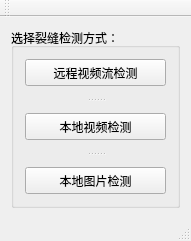
<?xml version="1.0" encoding="UTF-8"?>
<ui version="4.0">
 <class>CrackDetectProClass</class>
 <widget class="QMainWindow" name="CrackDetectProClass">
  <property name="geometry">
   <rect>
    <x>0</x>
    <y>0</y>
    <width>191</width>
    <height>241</height>
   </rect>
  </property>
  <property name="windowTitle">
   <string>CrackDetectPro</string>
  </property>
  <widget class="QWidget" name="centralWidget">
   <layout class="QVBoxLayout" name="verticalLayout">
    <item>
     <widget class="QGroupBox" name="groupBox">
      <property name="title">
       <string>选择裂缝检测方式：</string>
      </property>
      <layout class="QVBoxLayout" name="verticalLayout_2">
       <item>
        <widget class="QSplitter" name="splitter">
         <property name="orientation">
          <enum>Qt::Vertical</enum>
         </property>
         <property name="handleWidth">
          <number>27</number>
         </property>
         <widget class="QPushButton" name="StreamVideo_D">
          <property name="text">
           <string>远程视频流检测</string>
          </property>
         </widget>
         <widget class="QPushButton" name="Video_D">
          <property name="text">
           <string>本地视频检测</string>
          </property>
         </widget>
         <widget class="QPushButton" name="Photo_D">
          <property name="text">
           <string>本地图片检测</string>
          </property>
         </widget>
        </widget>
       </item>
      </layout>
     </widget>
    </item>
   </layout>
  </widget>
  <widget class="QToolBar" name="mainToolBar">
   <attribute name="toolBarArea">
    <enum>TopToolBarArea</enum>
   </attribute>
   <attribute name="toolBarBreak">
    <bool>false</bool>
   </attribute>
  </widget>
  <widget class="QStatusBar" name="statusBar"/>
 </widget>
 <layoutdefault spacing="6" margin="11"/>
 <resources>
  <include location="CrackDetectPro.qrc"/>
 </resources>
 <connections>
  <connection>
   <sender>StreamVideo_D</sender>
   <signal>clicked()</signal>
   <receiver>CrackDetectProClass</receiver>
   <slot>Open_StreamVideo_Box_Slot()</slot>
   <hints>
    <hint type="sourcelabel">
     <x>74</x>
     <y>67</y>
    </hint>
    <hint type="destinationlabel">
     <x>155</x>
     <y>85</y>
    </hint>
   </hints>
  </connection>
  <connection>
   <sender>Video_D</sender>
   <signal>clicked()</signal>
   <receiver>CrackDetectProClass</receiver>
   <slot>Open_Video_Box_Slot()</slot>
   <hints>
    <hint type="sourcelabel">
     <x>53</x>
     <y>114</y>
    </hint>
    <hint type="destinationlabel">
     <x>243</x>
     <y>130</y>
    </hint>
   </hints>
  </connection>
 </connections>
 <slots>
  <slot>Open_StreamVideo_Box_Slot()</slot>
  <slot>Open_Video_Box_Slot()</slot>
 </slots>
</ui>
